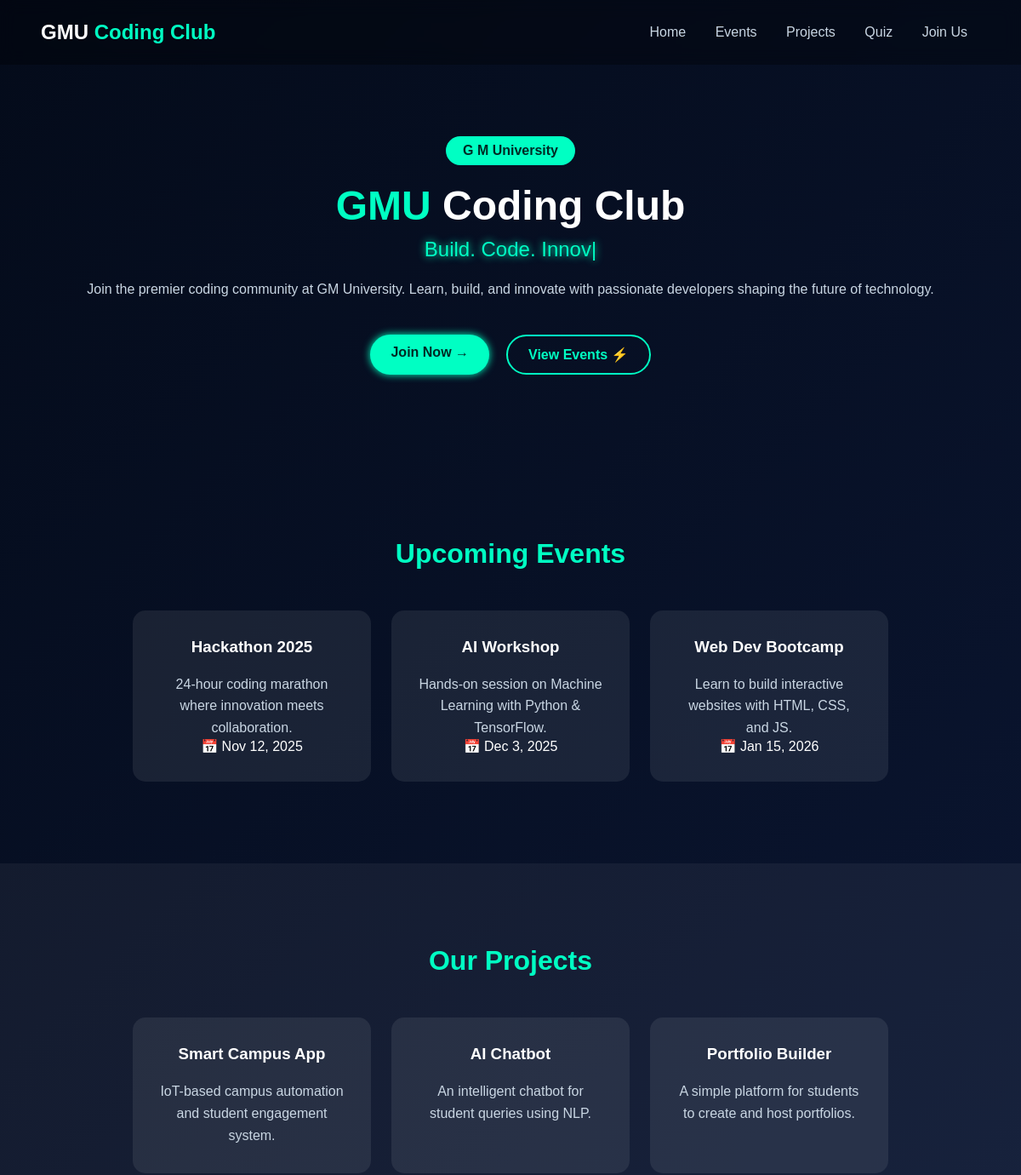
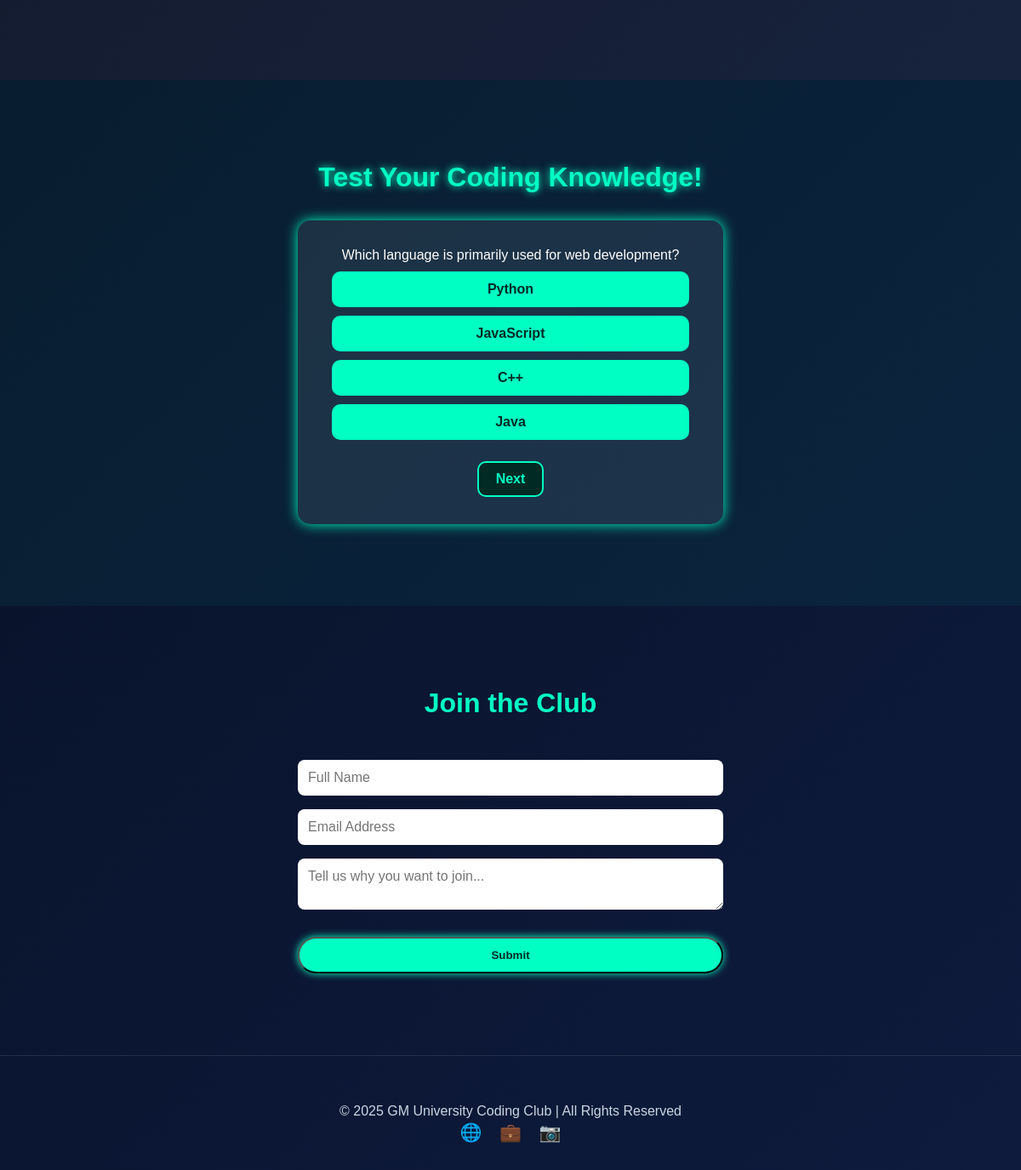
The page / on the database its author committed (2 pictures, top to bottom).
### tables this page shows
CREATE TABLE events (
                id INTEGER PRIMARY KEY AUTOINCREMENT,
                title TEXT NOT NULL,
                description TEXT NOT NULL,
                date TEXT NOT NULL
            );

CREATE TABLE projects (
                id INTEGER PRIMARY KEY AUTOINCREMENT,
                title TEXT NOT NULL,
                description TEXT NOT NULL
            );

### app.py (the view, shortened to what this page needs)
@app.route("/", methods=["GET", "POST"])
def home():
    conn = sqlite3.connect(DB_NAME)
    c = conn.cursor()
    c.execute("SELECT title, description, date FROM events")
    events = c.fetchall()
    c.execute("SELECT title, description FROM projects")
    projects = c.fetchall()
    conn.close()
    quiz_data = [
        {
            "question": "Which language is primarily used for web development?",
            "options": ["Python", "JavaScript", "C++", "Java"],
            "answer": "JavaScript"
        },
        {
            "question": "HTML stands for?",
            "options": ["Hyper Text Markup Language", "High Text Machine Language", "Hyperlink Text Management", "Home Tool Markup Language"],
            "answer": "Hyper Text Markup Language"
        },
        {
            "question": "CSS is used for?",
            "options": ["Content Structure", "Styling Web Pages", "Database Management", "Server-side scripting"],
            "answer": "Styling Web Pages"
        },
        {
            "question": "Which of these is a frontend framework?",
            "options": ["Django", "React", "Flask", "Laravel"],
            "answer": "React"
        }
    ]
    return render_template("index.html", events=events, projects=projects, quiz_data=quiz_data)

### templates/index.html (shortened to what this page needs)
<!DOCTYPE html>
<html lang="en">
<head>
  <link rel="stylesheet" href="{{ url_for('static', filename='style.css') }}" />
</head>
<body>
  <header class="navbar">
    <div class="logo">GMU <span>Coding Club</span></div>
    <nav>
      <a href="#home">Home</a>
      <a href="#events">Events</a>
      <a href="#projects">Projects</a>
      <a href="#quiz">Quiz</a>
      <a href="#join">Join Us</a>
    </nav>
  </header>
  <section id="home" class="hero">
    <div class="container">
      <div class="badge">G M University</div>
      <h1><span>GMU</span> Coding Club</h1>
      <h2 class="tagline"><span class="cursor">|</span></h2>
      <p>
        Join the premier coding community at GM University. Learn, build, and innovate with passionate developers shaping the future of technology.
      </p>
      <div class="buttons">
        <a href="#join" class="btn primary">Join Now →</a>
        <a href="#events" class="btn secondary">View Events ⚡</a>
      </div>
    </div>
  </section>
  <section id="events" class="section">
    <h2 class="section-title">Upcoming Events</h2>
    <div class="cards">
      {% for title, description, date in events %}
      <div class="card">
        <h3>{{ title }}</h3>
        <p>{{ description }}</p>
        <span>📅 {{ date }}</span>
      </div>
      {% endfor %}
    </div>
  </section>
  <section id="projects" class="section alt">
    <h2 class="section-title">Our Projects</h2>
    <div class="cards">
      {% for title, description in projects %}
      <div class="card">
        <h3>{{ title }}</h3>
        <p>{{ description }}</p>
      </div>
      {% endfor %}
    </div>
  </section>
  <section id="quiz" class="section quiz-section">
    <h2 class="section-title">Test Your Coding Knowledge!</h2>
    <div class="quiz-container">
      <div id="quiz-content">
        <div id="question"></div>
        <div id="options"></div>
        <button id="nextBtn">Next</button>
      </div>
    </div>
  </section>
  <section id="join" class="section join">
    <h2 class="section-title">Join the Club</h2>
    <form class="join-form" method="POST" action="/">
      <input type="text" name="name" placeholder="Full Name" required />
      <input type="email" name="email" placeholder="Email Address" required />
      <textarea name="reason" placeholder="Tell us why you want to join..." required></textarea>
      <button type="submit" class="btn primary">Submit</button>
    </form>
  </section>
  <footer class="footer">
    <p>© 2025 GM University Coding Club | All Rights Reserved</p>
    <div class="socials">
      <a href="#">🌐</a>
      <a href="#">💼</a>
      <a href="#">📷</a>
    </div>
  </footer>
</body>
</html>

### static/style.css (style rules this page uses)
* { margin: 0; padding: 0; box-sizing: border-box; font-family: "Poppins", sans-serif; }
body { background: linear-gradient(135deg, #040b1a, #0e1b3d); color: white; scroll-behavior: smooth; }
.navbar { display: flex; justify-content: space-between; align-items: center; padding: 1.5rem 3rem; background: rgba(0, 0, 0, 0.3); backdrop-filter: blur(10px); position: fixed; width: 100%; top: 0; z-index: 100; }
.logo { font-size: 1.5rem; font-weight: 700; }
.logo span { color: #00ffc3; }
.navbar a { margin: 0 15px; color: #c9d6e3; text-decoration: none; transition: 0.3s; }
.hero { text-align: center; padding: 10rem 2rem 6rem; }
.badge { display: inline-block; background: #00ffc3; color: #012a24; padding: 8px 20px; border-radius: 999px; font-weight: 600; margin-bottom: 20px; }
h1 { font-size: 3rem; font-weight: 800; margin-bottom: 10px; }
h1 span { color: #00ffc3; }
.tagline { font-size: 1.5rem; font-weight: 500; color: #00ffc3; text-shadow: 0 0 10px #00ffc3; }
p { margin-top: 20px; color: #c9d6e3; font-size: 1rem; line-height: 1.6; }
.buttons { margin-top: 40px; display: flex; justify-content: center; gap: 20px; }
.btn { text-decoration: none; padding: 12px 24px; border-radius: 999px; font-weight: 600; transition: 0.3s; cursor: pointer; }
.btn.primary { background: #00ffc3; color: #012a24; box-shadow: 0 0 10px #00ffc3; }
.btn.secondary { border: 2px solid #00ffc3; color: #00ffc3; }
.section { padding: 6rem 2rem; text-align: center; }
.section.alt { background: rgba(255, 255, 255, 0.05); }
.section-title { font-size: 2rem; color: #00ffc3; margin-bottom: 3rem; }
.cards { display: flex; flex-wrap: wrap; justify-content: center; gap: 1.5rem; }
.card { background: rgba(255, 255, 255, 0.08); border-radius: 15px; padding: 2rem; width: 280px; transition: 0.3s; }
.join-form { max-width: 500px; margin: auto; display: flex; flex-direction: column; gap: 1rem; }
.join-form input, .join-form textarea { padding: 12px; border-radius: 8px; border: none; outline: none; font-size: 1rem; }
.join-form button { margin-top: 1rem; }
.footer { text-align: center; padding: 2rem; border-top: 1px solid rgba(255, 255, 255, 0.1); }
.footer .socials a { margin: 0 8px; color: #00ffc3; text-decoration: none; font-size: 1.3rem; }
.quiz-section { background: rgba(0, 255, 195, 0.05); padding: 6rem 2rem; text-align: center; }
.quiz-section h2 { font-size: 2rem; color: #00ffc3; margin-bottom: 2rem; text-shadow: 0 0 10px #00ffc3; }
.quiz-container { background: rgba(255, 255, 255, 0.08); padding: 2rem 2.5rem; border-radius: 15px; max-width: 500px; margin: auto; box-shadow: 0 0 15px #00ffc3; }
#nextBtn { margin-top: 15px; padding: 10px 20px; font-size: 1rem; cursor: pointer; background-color: #012a24; color: #00ffc3; border: 2px solid #00ffc3; border-radius: 10px; font-weight: 600; transition: 0.3s; }

### rows shown on the page
events: title "Hackathon 2025", description "24-hour coding marathon where innovation meets collaboration.", date "Nov 12, 2025"
events: title "AI Workshop", description "Hands-on session on Machine Learning with Python & TensorFlow.", date "Dec 3, 2025"
events: title "Web Dev Bootcamp", description "Learn to build interactive websites with HTML, CSS, and JS.", date "Jan 15, 2026"
projects: title "Smart Campus App", description "IoT-based campus automation and student engagement system."
projects: title "AI Chatbot", description "An intelligent chatbot for student queries using NLP."
projects: title "Portfolio Builder", description "A simple platform for students to create and host portfolios."
